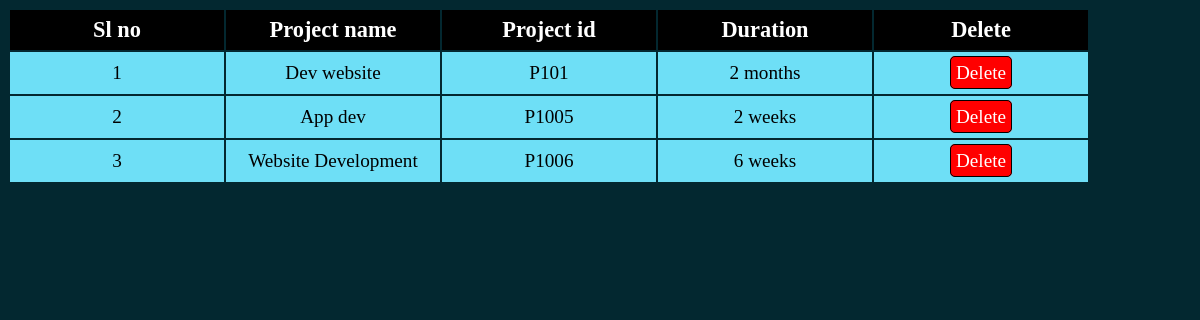
Page /displayproject.php on the committed database.
### tables this page shows
CREATE TABLE `project` (
  `id` int(10) NOT NULL,
  `p_name` varchar(20) NOT NULL,
  `p_id` varchar(10) NOT NULL,
  `dur` varchar(10) NOT NULL
);

### displayproject.php (the view, shortened to what this page needs)
<?php
    include "Connection.php";
    $query = "select * from project";
    $data = mysqli_query($conn,$query);
    $result = $data;
?>
<!DOCTYPE html>
<html lang="en">
<head>
    <link rel="stylesheet" href="style3.css">
</head>
<body>
    <table class="tbl">
        <thead>
            <tr>
                <th scope="col" class="table1">Sl no</th>
                <th scope="col" class="table1">Project name</th>
                <th scope="col" class="table1">Project id</th>
                <th scope="col" class="table1">Duration</th>
                <th scope="col" class="table1">Delete</th>
            </tr>
            <?php
            if($result){
                $i=1;
                while($result = mysqli_fetch_assoc($data))
                {
                    echo "
                    <tr>
                        <td class='c1'>".$i++."</td>
                        <td class='c1'>".$result['p_name']."</td>
                        <td class='c1'>".$result['p_id']."</td>
                        <td class='c1'>".$result['dur']."</td>
                        <td class='c1'><a href='deleteproj.php?rn=$result[id]' onclick='return
                        checkdelete()' class='btn2'>Delete</a></td>
                    </tr>
                    ";
                }
            }
            else{
                echo "No data found";
            }
            ?>
        </thead>
    </table>
</body>
</html>

### style3.css (style rules this page uses)
body { background-color: rgb(3,40,48); color: white; }
.table1 { margin: auto; width: 200px; background-color: black; color: #fff; padding: 7px; font-size: 1.4em; }
.btn1,.btn2 { text-decoration: none; border: 1px solid black; padding: 5px; color: #fff; border-radius: 5px; }
.btn2 { background-color: red; }
.c1 { padding: 10px; text-align: center; background-color: rgb(110,223,246); color: black; font-size: 1.2em; }

### rows in the picture
project: p_name "Dev website", p "P101", dur "2 months"
project: p_name "App dev", p "P1005", dur "2 weeks"
project: p_name "Website Development", p "P1006", dur "6 weeks"
